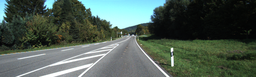
#> input picture umm_000048.png, 256 x 77 px, shrunk from 1242 x 375 before the run
$ jupyter execute Procesamiento_de_imagenes_practico_2.ipynb   (shell and % lines are left out)
#> lines starting #> are read from the running program, lines starting #| are printed output that depends on the picture
### Ejercicio 2.1
Implementar un aplicativo o notebook que levante una imagen en nivel de gris (o que la convierta a YIQ y retenga solo el Y) y aplique el filtrado por convolución aquí visto:

    -1 Pasabajos: Plano, Bartlett 3x3, Gaussiano 5x5.
    -2 Detectores de bordes: Laplacianov4, Sobel4 orientaciones.
    -3 Pasabanda.
Respecto del “cierre” de la imagen cerca de los bordes, implementar la técnica no ma-temáticamente perfecta de “repetir” artificialmente filas o columnas cuando estas hagan falta. Por ejemplo, si el kerneles 3x3y estoy en la primera columna, y no hay ninguna columna a la izquierda, entonces repito la primera columna como si estuviese en la imagen original.

### Ejercicio 2.2
Desarrollar un aplicativo o notebook que implemente los conceptos de morfología en niveles de gris aquí descriptos, con un elemento estructurante3x3. El mismo incluirá las siguientes funciones:

    -Erosión (tomar el mínimo valor de luminancia de la vecindad).
    -Dilatación (máximo)
    -Apertura, cierre, borde morfológico
    -Mediana
    -Top hat

Incluir la capacidad de copiar la componente de la imagen procesada en la componente original, para poder aplicar dos o más filtrados en secuencia.

[cell 1]
import cv2 # opencv
from matplotlib import pyplot as plt # matplotlib
import numpy as np # numpy

[cell 2]
def open_image(path):
    imageToConvert = cv2.imread(path)
    return cv2.cvtColor(imageToConvert, cv2.COLOR_BGR2RGB)

def normalize_image(img):
    normalized_image =  np.zeros((len(img),len(img[0]),len(img[0][0])))
    for i in range(len(img)):
        for j in range(len(img[i])):
            for k in range(len(img[i][j])):
                normalized_image[i][j][k] = img[i][j][k] / 255
    return normalized_image

RGB_2_YIQ_MATRIX = np.array([[ 0.299, 0.587, 0.114],
                          [ 0.595716, -0.274453, -0.321263],
                          [ 0.211456, -0.522591, 0.311135]])

YIQ_2_RGB_MATRIX = np.array([[1, 0.9663, 0.6210],
                          [1, -0.2721, -0.6474],
                          [1, -1.1070, 1.7046]])

def rgb_2_yiq(img):
    yiq_image =  np.zeros((len(img),len(img[0]),len(img[0][0])))
    for i in range(len(img)):
        for j in range(len(img[i])):
            yiq_image[i][j] = RGB_2_YIQ_MATRIX.dot(img[i][j])
    return yiq_image

def yiq_2_rgb(img):
    rgb_image =  np.zeros((len(img),len(img[0]),len(img[0][0])))
    for i in range(len(img)):
        for j in range(len(img[i])):
            rgb_image[i][j] = YIQ_2_RGB_MATRIX.dot(img[i][j])
    return rgb_image

def get_y_values_of_an_image(img):
    y_img = np.zeros((len(img),len(img[0])))
    for i in range(len(img)):
        for j in range(len(img[i])):
            y_img[i][j] = img[i][j][0]
    return y_img

def fill_i_and_q_values_of_an_y_image(y_img):
    yiq_image =  np.zeros((len(y_img),len(y_img[0]), 3))
    for i in range(len(y_img)):
        for j in range(len(y_img[i])):
            yiq_image[i][j][0] = y_img[i][j]
            yiq_image[i][j][1] = 0
            yiq_image[i][j][2] = 0
    return yiq_image

### Ejercicio 2.1

[cell 3]
img = open_image('umm_000048.png')
#> in open_image, imageToConvert is the input picture: shape (77, 256, 3); mean B, G, R 83.4, 92.9, 78.2
normalized_img = normalize_image(img)
#> in normalize_image, `normalized_image =  np.zeros((len(img),len(img[0]),len(img[0][0])))`: normalized_image: shape (77, 256, 3) float64; every value is 0
#> the loop in normalize_image, `for i in range(len(img)):` made 77 passes
yiq_image = rgb_2_yiq(normalized_img)
#> the loop in rgb_2_yiq, `for i in range(len(img)):` made 77 passes
y_image = get_y_values_of_an_image(yiq_image)
#> in get_y_values_of_an_image, `y_img = np.zeros((len(img),len(img[0])))`: y_img: shape (77, 256) float64; every value is 0
#> the loop in get_y_values_of_an_image, `for i in range(len(img)):` made 77 passes
#> after the loop in get_y_values_of_an_image, `for i in range(len(img)):`:
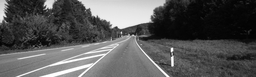
#> y_img: shape (77, 256) float64; min 0.00207, max 1, mean 0.343

[cell 4]
plt.figure(figsize = (20,10))
plt.imshow(yiq_2_rgb(fill_i_and_q_values_of_an_y_image(y_image)))
#> the loop in fill_i_and_q_values_of_an_y_image, `for i in range(len(y_img)):` made 77 passes
#> the loop in yiq_2_rgb, `for i in range(len(img)):` made 77 passes
plt.axis('off')
plt.title('Original Gray Image', fontweight='bold')
plt.show()

[cell 5]
BARTLETT_FILTER = np.array([[ 1, 2, 1],
                    [ 2, 4, 2],
                    [ 1, 2, 1]])

[cell 6]
def apply_kernel_to_image(gray_img, kernel):
    img_filtered =  np.zeros((len(gray_img),len(gray_img[0])))
    extra_border = 0
    if len(kernel) == 3:
        extra_border = 1
    elif len(kernel) == 5:
        extra_border = 2
    gray_img = cv2.copyMakeBorder(gray_img, extra_border, extra_border, extra_border, extra_border, cv2.BORDER_REFLECT);
    for i in range(extra_border, len(gray_img) - extra_border):
        for j in range(extra_border, len(gray_img[i]) - extra_border):
            aux_img = gray_img[i - extra_border:i + extra_border + 1, j - extra_border:j + extra_border + 1]
            k = (aux_img * kernel).sum() / kernel.sum()
            img_filtered[i-extra_border][j-extra_border] = k
    return img_filtered

def apply_zero_gain_kernel_to_image(gray_img, kernel):
    img_filtered =  np.zeros((len(gray_img),len(gray_img[0])))
    extra_border = 0
    if len(kernel) == 3:
        extra_border = 1
    elif len(kernel) == 5:
        extra_border = 2
    gray_img = cv2.copyMakeBorder(gray_img, extra_border, extra_border, extra_border, extra_border, cv2.BORDER_REFLECT);
    for i in range(extra_border, len(gray_img) - extra_border):
        for j in range(extra_border, len(gray_img[i]) - extra_border):
            aux_img = gray_img[i - extra_border:i + extra_border + 1, j - extra_border:j + extra_border + 1]
            k = (aux_img * kernel).sum()
            img_filtered[i-extra_border][j-extra_border] = k
    return img_filtered

[cell 7]
bartlett_image_filtered = apply_kernel_to_image(y_image, BARTLETT_FILTER)
#> the loop in apply_kernel_to_image, `for i in range(extra_border, len(gray_img) - extra_border):` made 77 passes

[cell 8]
plt.figure(figsize = (20,10))
plt.imshow(yiq_2_rgb(fill_i_and_q_values_of_an_y_image(bartlett_image_filtered)))
#> the loop in fill_i_and_q_values_of_an_y_image (call 2), `for i in range(len(y_img)):` made 77 passes
#> after the loop in fill_i_and_q_values_of_an_y_image (call 2), `for i in range(len(y_img)):`:
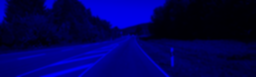
#> yiq_image: shape (77, 256, 3) float64; mean of channels 0, 1, 2 0.343, 0, 0; drawn as B, G, R
#> the loop in yiq_2_rgb (call 2), `for i in range(len(img)):` made 77 passes
plt.axis('off')
plt.title('BARTLETT 3x3 Image', fontweight='bold')
plt.show()

[cell 9]
GAUSSIAN_FILTER = np.array([[ 1, 4, 6, 4, 1],
                            [ 4, 16, 24, 16, 4],
                            [ 6, 24, 36, 24, 6],
                            [ 4, 16, 24, 16, 4],
                            [ 1, 4, 6, 4, 1]])

[cell 10]
gaussian_image_filtered = apply_kernel_to_image(y_image, GAUSSIAN_FILTER)
#> in apply_kernel_to_image (call 2), `gray_img = cv2.copyMakeBorder(gray_img, extra_border, extra_border, ex..`:
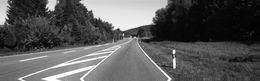
#> gray_img: shape (81, 260) float64; min 0.00207, max 1, mean 0.346
#> the loop in apply_kernel_to_image (call 2), `for i in range(extra_border, len(gray_img) - extra_border):` made 77 passes

[cell 11]
plt.figure(figsize = (20,10))
plt.imshow(yiq_2_rgb(fill_i_and_q_values_of_an_y_image(gaussian_image_filtered)))
plt.axis('off')
plt.title('GAUSSIAN 5x5 Image', fontweight='bold')
plt.show()

[cell 12]
FLAT_FILTER = np.array([[ 1, 1, 1],
                    [ 1, 1, 1],
                    [ 1, 1, 1]])

[cell 13]
flat_image_filtered = apply_kernel_to_image(y_image, FLAT_FILTER)

[cell 14]
plt.figure(figsize = (20,10))
plt.imshow(yiq_2_rgb(fill_i_and_q_values_of_an_y_image(flat_image_filtered)))
plt.axis('off')
plt.title('FLAT 3x3 Image', fontweight='bold')
plt.show()

[cell 15]
LAPLACIAN_FILTER = np.array([[ 0, -1, 0],
                            [ -1, 4, -1],
                            [ 0, -1, 0]])

[cell 16]
laplacian_image_filtered = apply_zero_gain_kernel_to_image(y_image, LAPLACIAN_FILTER)
#> the loop in apply_zero_gain_kernel_to_image, `for i in range(extra_border, len(gray_img) - extra_border):` made 77 passes
for i in range(len(laplacian_image_filtered)):
        for j in range(len(laplacian_image_filtered[i])):
            if laplacian_image_filtered[i][j] > 1:
                laplacian_image_filtered[i][j] = 1
            elif laplacian_image_filtered[i][j] < 0:
                laplacian_image_filtered[i][j] = 0
#> this loop made 77 passes
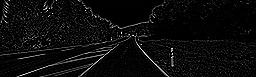
#> laplacian_image_filtered: shape (77, 256) float64; min 0, max 1, mean 0.0475

[cell 17]
plt.figure(figsize = (20,10))
plt.imshow(yiq_2_rgb(fill_i_and_q_values_of_an_y_image(laplacian_image_filtered)))
plt.axis('off')
plt.title('Laplacian 3x3 Image', fontweight='bold')
plt.show()

[cell 18]
SOBEL_FILTER = np.array([[ -1, 0, 1],
                        [ -2, 0, 2],
                        [ -1, 0, 1]])

[cell 19]
sobel_west_image_filtered = apply_zero_gain_kernel_to_image(y_image, SOBEL_FILTER)
#> the loop in apply_zero_gain_kernel_to_image (call 2), `for i in range(extra_border, len(gray_img) - extra_border):` made 77 passes
#> after the loop in apply_zero_gain_kernel_to_image (call 2), `for i in range(extra_border, len(gray_img) - extra_border):`:
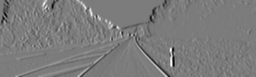
#> img_filtered: shape (77, 256) float64; min -2.74, max 2.88, mean -0.0104; drawn with min black and max white

[cell 20]
plt.figure(figsize = (20,10))
plt.imshow(yiq_2_rgb(fill_i_and_q_values_of_an_y_image(sobel_west_image_filtered)))
plt.axis('off')
plt.title('Sobel West 3x3 Image', fontweight='bold')
plt.show()

[cell 21]
sobel_east_image_filtered = apply_zero_gain_kernel_to_image(y_image, np.rot90(SOBEL_FILTER))
#> the loop in apply_zero_gain_kernel_to_image (call 3), `for i in range(extra_border, len(gray_img) - extra_border):` made 77 passes
#> after the loop in apply_zero_gain_kernel_to_image (call 3), `for i in range(extra_border, len(gray_img) - extra_border):`:
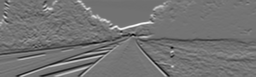
#> img_filtered: shape (77, 256) float64; min -2.51, max 3.01, mean -0.00511; drawn with min black and max white

[cell 22]
plt.figure(figsize = (20,10))
plt.imshow(yiq_2_rgb(fill_i_and_q_values_of_an_y_image(sobel_east_image_filtered)))
plt.axis('off')
plt.title('Sobel East 3x3 Image', fontweight='bold')
plt.show()
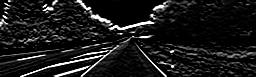
#> shown: shape (77, 256, 3) float64; min 0, max 1, mean 0.101

Para combinar ambos bordes (verticales y horizontales) utilizamos la ecuación del gradiente:

[cell 23]
gradient_magnitude = np.sqrt(np.square(sobel_west_image_filtered) + np.square(sobel_east_image_filtered))
gradient_magnitude = gradient_magnitude/ gradient_magnitude.max()

[cell 24]
plt.figure(figsize = (20,10))
plt.imshow(yiq_2_rgb(fill_i_and_q_values_of_an_y_image(gradient_magnitude)))
plt.axis('off')
plt.title('Sobel Combined Edges Image', fontweight='bold')
plt.show()

[cell 25]
dog_image = gaussian_image_filtered - bartlett_image_filtered
for i in range(len(dog_image)): #If there are values less than zero, convert them to zero.
    for j in range(len(dog_image[i])):
        if dog_image[i][j] < 0:
            dog_image[i][j] = 0
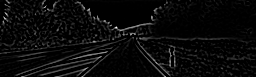
#> dog_image: shape (77, 256) float64; min 0, max 0.0905, mean 0.00383; drawn with min black and max white

[cell 26]
plt.figure(figsize = (20,10))
plt.imshow(yiq_2_rgb(fill_i_and_q_values_of_an_y_image(dog_image)))
plt.axis('off')
plt.title('Difference of Gaussians Image', fontweight='bold')
plt.show()

### Ejercicio 2.2

[cell 27]
def erode_image(gray_img, kernel_size):
    img_filtered =  np.zeros((len(gray_img),len(gray_img[0])))
    extra_border = 0
    if kernel_size == 3:
        extra_border = 1
    elif kernel_size == 5:
        extra_border = 2
    gray_img = cv2.copyMakeBorder(gray_img, extra_border, extra_border, extra_border, extra_border, cv2.BORDER_REFLECT);
    for i in range(extra_border, len(gray_img) - extra_border):
        for j in range(extra_border, len(gray_img[i]) - extra_border):
            aux_img = gray_img[i - extra_border:i + extra_border + 1, j - extra_border:j + extra_border + 1]
            img_filtered[i-extra_border][j-extra_border] = aux_img.min()
    return img_filtered

[cell 28]
img_to_erode = open_image('f05bin.bmp')
#> call 2 of open_image, with path = 'f05bin.bmp'
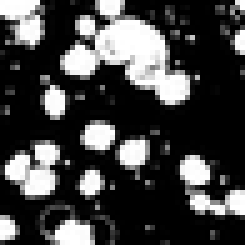
#> input picture f05bin.bmp, 49 x 49 px, shrunk from 240 x 240 before the run (shown 5 times larger)
#> in open_image, imageToConvert is the input picture: shape (49, 49, 3); min 0, max 255, mean 67.9
normalized_img_to_erode = normalize_image(img_to_erode)
#> in normalize_image (call 2), `normalized_image =  np.zeros((len(img),len(img[0]),len(img[0][0])))`: normalized_image: shape (49, 49, 3) float64; every value is 0
#> the loop in normalize_image (call 2), `for i in range(len(img)):` made 49 passes
yiq_image_to_erode = rgb_2_yiq(normalized_img_to_erode)
#> the loop in rgb_2_yiq (call 2), `for i in range(len(img)):` made 49 passes
y_image_to_erode = get_y_values_of_an_image(yiq_image_to_erode)
#> in get_y_values_of_an_image (call 2), `y_img = np.zeros((len(img),len(img[0])))`: y_img: shape (49, 49) float64; every value is 0
#> the loop in get_y_values_of_an_image (call 2), `for i in range(len(img)):` made 49 passes

[cell 29]
plt.figure(figsize = (20,10))
plt.imshow(yiq_2_rgb(fill_i_and_q_values_of_an_y_image(y_image_to_erode)))
#> the loop in fill_i_and_q_values_of_an_y_image (call 10), `for i in range(len(y_img)):` made 49 passes
#> after the loop in fill_i_and_q_values_of_an_y_image (call 10), `for i in range(len(y_img)):`:
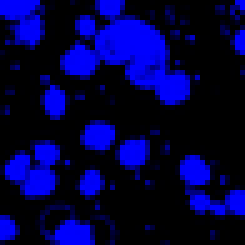
#> yiq_image: shape (49, 49, 3) float64 (shown 5 times larger); mean of channels 0, 1, 2 0.266, 0, 0; drawn as B, G, R
plt.axis('off')
plt.title('Original Image to erode', fontweight='bold')
plt.show()

[cell 30]
eroded_image = erode_image(y_image_to_erode, 3)
#> the loop in erode_image, `for i in range(extra_border, len(gray_img) - extra_border):` made 49 passes

[cell 31]
plt.figure(figsize = (20,10))
plt.imshow(yiq_2_rgb(fill_i_and_q_values_of_an_y_image(eroded_image)))
plt.axis('off')
plt.title('Eroded Image', fontweight='bold')
plt.show()

[cell 32]
def dilate_image(gray_img, kernel_size):
    img_filtered =  np.zeros((len(gray_img),len(gray_img[0])))
    extra_border = 0
    if kernel_size == 3:
        extra_border = 1
    elif kernel_size == 5:
        extra_border = 2
    gray_img = cv2.copyMakeBorder(gray_img, extra_border, extra_border, extra_border, extra_border, cv2.BORDER_REFLECT);
    for i in range(extra_border, len(gray_img) - extra_border):
        for j in range(extra_border, len(gray_img[i]) - extra_border):
            aux_img = gray_img[i - extra_border:i + extra_border + 1, j - extra_border:j + extra_border + 1]
            img_filtered[i-extra_border][j-extra_border] = aux_img.min()
    return img_filtered

[cell 33]
dilated_image = dilate_image(y_image_to_erode, 3)
#> the loop in dilate_image, `for i in range(extra_border, len(gray_img) - extra_border):` made 49 passes

[cell 34]
plt.figure(figsize = (20,10))
plt.imshow(yiq_2_rgb(fill_i_and_q_values_of_an_y_image(dilated_image)))
plt.axis('off')
plt.title('Dilated Image', fontweight='bold')
plt.show()

[cell 35]
imopened_image = dilate_image(eroded_image, 3)
#> the loop in dilate_image (call 2), `for i in range(extra_border, len(gray_img) - extra_border):` made 49 passes

[cell 36]
plt.figure(figsize = (20,10))
plt.imshow(yiq_2_rgb(fill_i_and_q_values_of_an_y_image(imopened_image)))
plt.axis('off')
plt.title('Opened Image', fontweight='bold')
plt.show()

[cell 37]
imclosed_image = erode_image(dilated_image, 3)
#> the loop in erode_image (call 2), `for i in range(extra_border, len(gray_img) - extra_border):` made 49 passes

[cell 38]
plt.figure(figsize = (20,10))
plt.imshow(yiq_2_rgb(fill_i_and_q_values_of_an_y_image(imclosed_image)))
plt.axis('off')
plt.title('Closed Image', fontweight='bold')
plt.show()

[cell 39]
edge_image = dilated_image - y_image_to_erode # y_image_to_erode is the original image.

[cell 40]
plt.figure(figsize = (20,10))
plt.imshow(yiq_2_rgb(fill_i_and_q_values_of_an_y_image(edge_image)))
plt.axis('off')
plt.title('External edges Image', fontweight='bold')
plt.show()

[cell 41]
def mean_image(gray_img, kernel_size):
    img_filtered =  np.zeros((len(gray_img),len(gray_img[0])))
    extra_border = 0
    if kernel_size == 3:
        extra_border = 1
    elif kernel_size == 5:
        extra_border = 2
    gray_img = cv2.copyMakeBorder(gray_img, extra_border, extra_border, extra_border, extra_border, cv2.BORDER_REFLECT);
    for i in range(extra_border, len(gray_img) - extra_border):
        for j in range(extra_border, len(gray_img[i]) - extra_border):
            aux_img = gray_img[i - extra_border:i + extra_border + 1, j - extra_border:j + extra_border + 1]
            img_filtered[i-extra_border][j-extra_border] = aux_img.mean()
    return img_filtered

[cell 42]
mean_image = mean_image(y_image_to_erode, 3)
#> the loop in mean_image, `for i in range(extra_border, len(gray_img) - extra_border):` made 49 passes

[cell 43]
plt.figure(figsize = (20,10))
plt.imshow(yiq_2_rgb(fill_i_and_q_values_of_an_y_image(mean_image)))
plt.axis('off')
plt.title('Mean Filter Image', fontweight='bold')
plt.show()

[cell 44]
top_hat_image = y_image_to_erode - imopened_image # y_image_to_erode is the original image.

[cell 45]
plt.figure(figsize = (20,10))
plt.imshow(yiq_2_rgb(fill_i_and_q_values_of_an_y_image(top_hat_image)))
